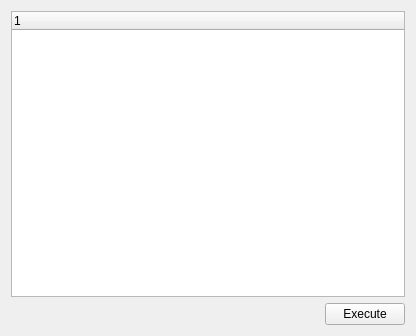
<?xml version="1.0" encoding="UTF-8"?>
<ui version="4.0">
 <class>CPythonScriptsDialog</class>
 <widget class="QWidget" name="CPythonScriptsDialog">
  <property name="geometry">
   <rect>
    <x>0</x>
    <y>0</y>
    <width>416</width>
    <height>336</height>
   </rect>
  </property>
  <layout class="QGridLayout" name="gridLayout">
   <item row="1" column="0">
    <spacer name="horizontalSpacer">
     <property name="orientation">
      <enum>Qt::Horizontal</enum>
     </property>
     <property name="sizeHint" stdset="0">
      <size>
       <width>321</width>
       <height>20</height>
      </size>
     </property>
    </spacer>
   </item>
   <item row="1" column="1">
    <widget class="QPushButton" name="executeButton">
     <property name="text">
      <string>Execute</string>
     </property>
    </widget>
   </item>
   <item row="0" column="0" colspan="2">
    <widget class="CFolderTreeCtrl" name="treeWidget">
     <column>
      <property name="text">
       <string notr="true">1</string>
      </property>
     </column>
    </widget>
   </item>
  </layout>
 </widget>
 <customwidgets>
  <customwidget>
   <class>CFolderTreeCtrl</class>
   <extends>QTreeWidget</extends>
   <header>Controls/FolderTreeCtrl.h</header>
  </customwidget>
 </customwidgets>
 <resources/>
 <connections/>
</ui>
